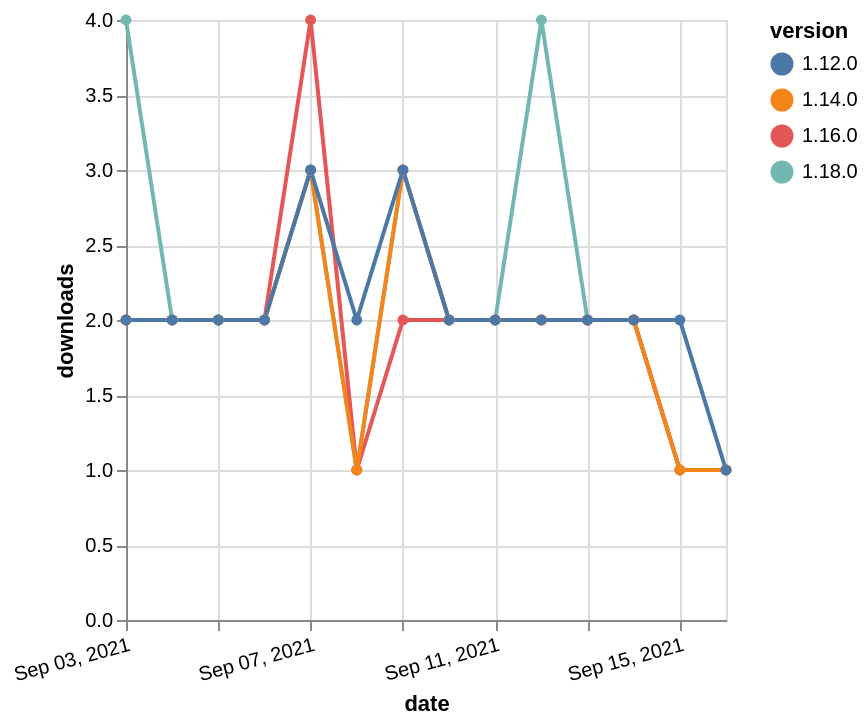

The Vega-Lite source for this figure:
### Vega-Lite specification from a JSON file in a GitHub repository (floating-point values rounded to 4 significant figures)
{"$schema": "https://vega.github.io/schema/vega-lite/v5.json", "description": "A simple bar chart with embedded data.", "data": {"values": [{"date": "2021-09-03", "total": 2049, "delta": 4, "version": "1.18.0"}, {"date": "2021-09-04", "total": 2051, "delta": 2, "version": "1.18.0"}, {"date": "2021-09-05", "total": 2053, "delta": 2, "version": "1.18.0"}, {"date": "2021-09-06", "total": 2055, "delta": 2, "version": "1.18.0"}, {"date": "2021-09-07", "total": 2058, "delta": 3, "version": "1.18.0"}, {"date": "2021-09-08", "total": 2059, "delta": 1, "version": "1.18.0"}, {"date": "2021-09-09", "total": 2062, "delta": 3, "version": "1.18.0"}, {"date": "2021-09-10", "total": 2064, "delta": 2, "version": "1.18.0"}, {"date": "2021-09-11", "total": 2066, "delta": 2, "version": "1.18.0"}, {"date": "2021-09-12", "total": 2070, "delta": 4, "version": "1.18.0"}, {"date": "2021-09-13", "total": 2072, "delta": 2, "version": "1.18.0"}, {"date": "2021-09-14", "total": 2074, "delta": 2, "version": "1.18.0"}, {"date": "2021-09-15", "total": 2075, "delta": 1, "version": "1.18.0"}, {"date": "2021-09-16", "total": 2076, "delta": 1, "version": "1.18.0"}, {"date": "2021-09-03", "total": 2432, "delta": 2, "version": "1.16.0"}, {"date": "2021-09-04", "total": 2434, "delta": 2, "version": "1.16.0"}, {"date": "2021-09-05", "total": 2436, "delta": 2, "version": "1.16.0"}, {"date": "2021-09-06", "total": 2438, "delta": 2, "version": "1.16.0"}, {"date": "2021-09-07", "total": 2442, "delta": 4, "version": "1.16.0"}, {"date": "2021-09-08", "total": 2443, "delta": 1, "version": "1.16.0"}, {"date": "2021-09-09", "total": 2445, "delta": 2, "version": "1.16.0"}, {"date": "2021-09-10", "total": 2447, "delta": 2, "version": "1.16.0"}, {"date": "2021-09-11", "total": 2449, "delta": 2, "version": "1.16.0"}, {"date": "2021-09-12", "total": 2451, "delta": 2, "version": "1.16.0"}, {"date": "2021-09-13", "total": 2453, "delta": 2, "version": "1.16.0"}, {"date": "2021-09-14", "total": 2455, "delta": 2, "version": "1.16.0"}, {"date": "2021-09-15", "total": 2456, "delta": 1, "version": "1.16.0"}, {"date": "2021-09-16", "total": 2457, "delta": 1, "version": "1.16.0"}, {"date": "2021-09-03", "total": 2635, "delta": 2, "version": "1.14.0"}, {"date": "2021-09-04", "total": 2637, "delta": 2, "version": "1.14.0"}, {"date": "2021-09-05", "total": 2639, "delta": 2, "version": "1.14.0"}, {"date": "2021-09-06", "total": 2641, "delta": 2, "version": "1.14.0"}, {"date": "2021-09-07", "total": 2644, "delta": 3, "version": "1.14.0"}, {"date": "2021-09-08", "total": 2645, "delta": 1, "version": "1.14.0"}, {"date": "2021-09-09", "total": 2648, "delta": 3, "version": "1.14.0"}, {"date": "2021-09-10", "total": 2650, "delta": 2, "version": "1.14.0"}, {"date": "2021-09-11", "total": 2652, "delta": 2, "version": "1.14.0"}, {"date": "2021-09-12", "total": 2654, "delta": 2, "version": "1.14.0"}, {"date": "2021-09-13", "total": 2656, "delta": 2, "version": "1.14.0"}, {"date": "2021-09-14", "total": 2658, "delta": 2, "version": "1.14.0"}, {"date": "2021-09-15", "total": 2659, "delta": 1, "version": "1.14.0"}, {"date": "2021-09-16", "total": 2660, "delta": 1, "version": "1.14.0"}, {"date": "2021-09-03", "total": 2641, "delta": 2, "version": "1.12.0"}, {"date": "2021-09-04", "total": 2643, "delta": 2, "version": "1.12.0"}, {"date": "2021-09-05", "total": 2645, "delta": 2, "version": "1.12.0"}, {"date": "2021-09-06", "total": 2647, "delta": 2, "version": "1.12.0"}, {"date": "2021-09-07", "total": 2650, "delta": 3, "version": "1.12.0"}, {"date": "2021-09-08", "total": 2652, "delta": 2, "version": "1.12.0"}, {"date": "2021-09-09", "total": 2655, "delta": 3, "version": "1.12.0"}, {"date": "2021-09-10", "total": 2657, "delta": 2, "version": "1.12.0"}, {"date": "2021-09-11", "total": 2659, "delta": 2, "version": "1.12.0"}, {"date": "2021-09-12", "total": 2661, "delta": 2, "version": "1.12.0"}, {"date": "2021-09-13", "total": 2663, "delta": 2, "version": "1.12.0"}, {"date": "2021-09-14", "total": 2665, "delta": 2, "version": "1.12.0"}, {"date": "2021-09-15", "total": 2667, "delta": 2, "version": "1.12.0"}, {"date": "2021-09-16", "total": 2668, "delta": 1, "version": "1.12.0"}]}, "width": "container", "mark": {"type": "line", "point": {"filled": true}}, "encoding": {"x": {"field": "date", "type": "temporal", "timeUnit": "yearmonthdate", "title": "date", "axis": {"labelAngle": -15}}, "y": {"field": "delta", "type": "quantitative", "title": "downloads"}, "color": {"field": "version", "type": "nominal"}, "tooltip": {"field": "delta"}}}
